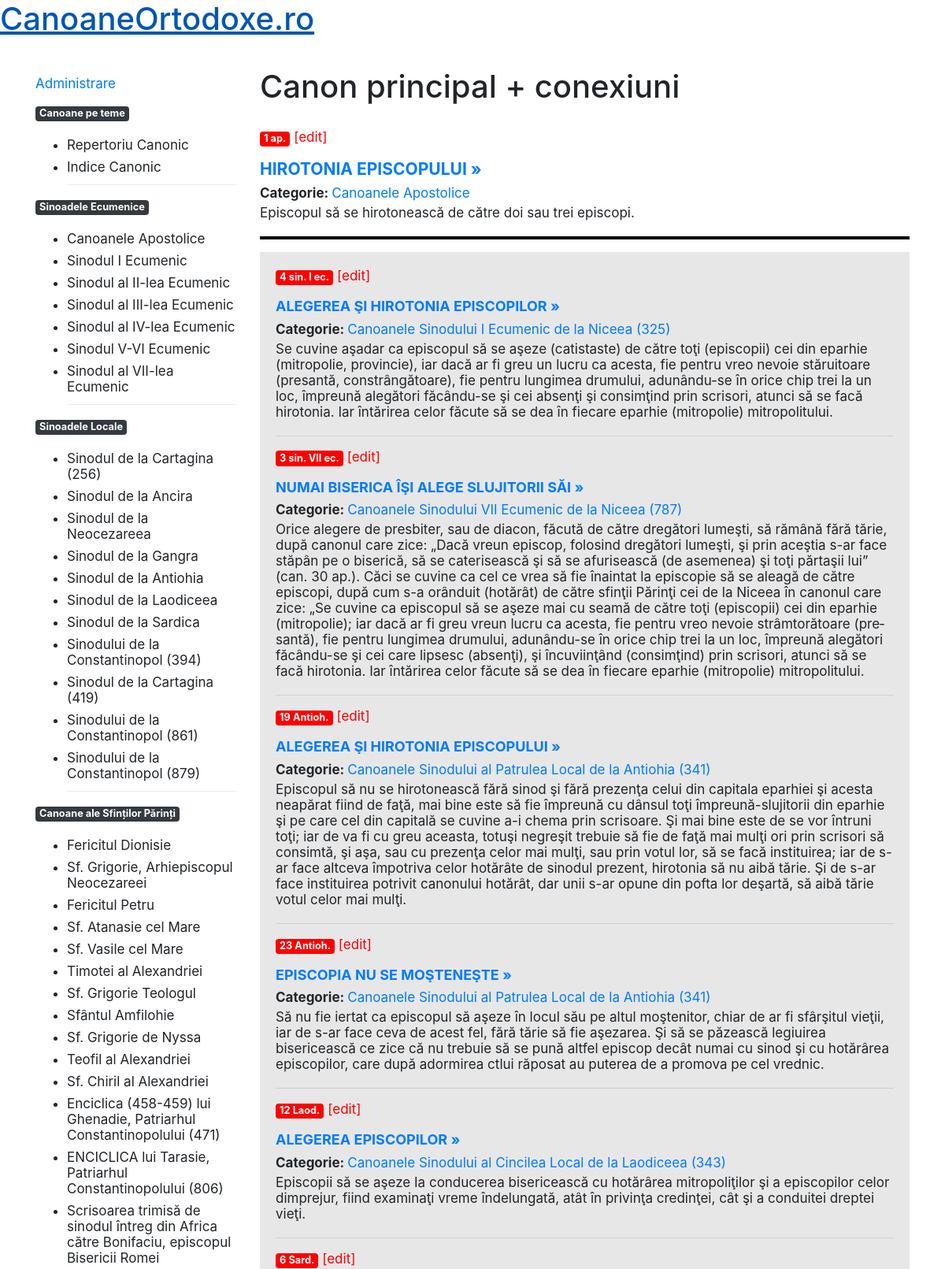
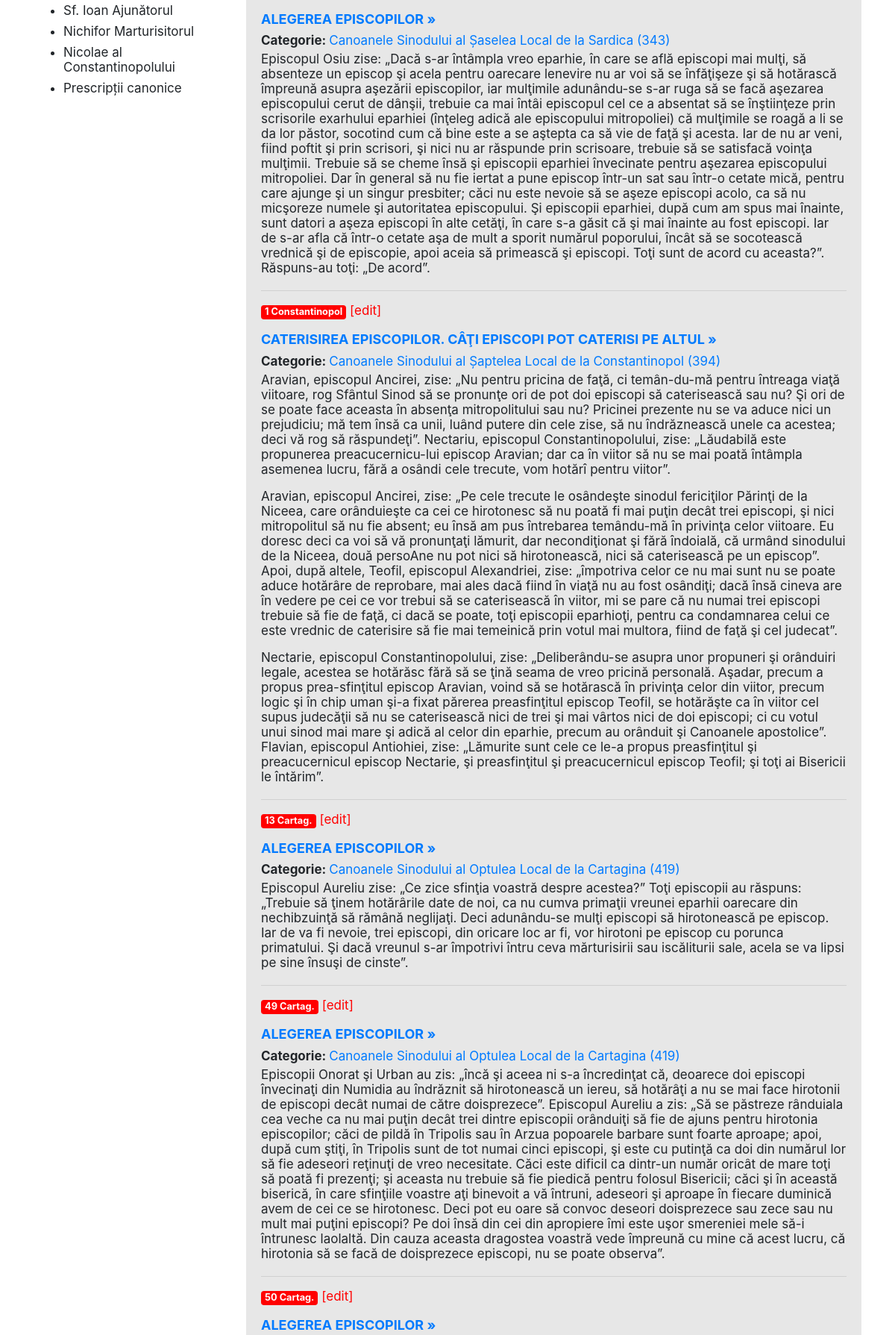
The app's page /grup.php?id=1&conex=89-282-382-386-400-454-470-483-519-520 (upper part) with its own data (2 pictures, top to bottom).
### tables this page shows
CREATE TABLE IF NOT EXISTS `canoane` (
  `id` int NOT NULL,
  `Nume` varchar(50) DEFAULT NULL,
  `DenumireExplicativa` varchar(143) DEFAULT NULL,
  `Continut` text,
  `id_titlu_capitol` int NOT NULL,
  `Pedeapsa` varchar(194) DEFAULT NULL,
  `Conexiuni` varchar(247) DEFAULT NULL,
  `Comentarii` varchar(238) DEFAULT NULL,
  `Talcuire` varchar(6) DEFAULT NULL,
  `Simfonie` varchar(8) DEFAULT NULL,
  PRIMARY KEY (`id`)
);

CREATE TABLE IF NOT EXISTS `titluri_capitole` (
  `id` int NOT NULL AUTO_INCREMENT,
  `titlu` varchar(300) NOT NULL,
  `slug` varchar(50) NOT NULL,
  `prescurtare` varchar(50) NOT NULL,
  `id_inceput` int NOT NULL,
  `id_sfarsit` int NOT NULL,
  PRIMARY KEY (`id`)
);

### functii.php (the view, shortened to what this page needs)
<?php
function replaceSpecialChars($string){
  $rem = array('ă', 'Ă', 'ş', 'Ş', 'ţ', 'Ţ', 'à', 'á', 'â', 'ã', 'ä', 'å', 'æ', 'ç', 'è', 'é', 'ê', 'ë', 'ð', 'ì', 'í', 'î', 'ï', 'ñ', 'ò', 'ó', 'ô', 'õ', 'ö', 'ø', '§', 'ù', 'ú', 'û', 'ü', 'ý', 'ÿ', 'À', 'Á', 'Â', 'Ã', 'Ä', 'Å', 'Æ', 'Ç', 'È', 'É', 'Ê', 'Ë', '€', 'Ð', 'Ì', 'Í', 'Î', 'Ï', 'Ñ', 'Ò', 'Ó', 'Ô', 'Õ', 'Ö', 'Ø', '§', 'Ù', 'Ú', 'Û', 'Ü', 'Ý', 'Ÿ',
'&agrave;', '&aacute;', '&acirc;', '&atilde;', '&auml;', '&aring;', '&aelig;', '&ccedil;', '&egrave;', '&eacute;', '&ecirc;', '&euml;', '&eth;', '&igrave;', '&iacute;', '&icirc;', '&iuml;', '&ntilde;', '&ograve;', '&oacute;', '&ocirc;', '&otilde;', '&ouml;', '&oslash;', '&sect;', '&ugrave;', '&uacute;', '&ucirc;', '&uuml;', '&yacute;', '&yuml;', '&Agrave;', '&Aacute;', '&Acirc;', '&Atilde;', '&Auml;', '&Aring;', '&AElig;', '&Ccedil;', '&Egrave;', '&Eacute;', '&Ecirc;', '&Euml;', '&euro;', '&ETH;', '&Igrave;', '&Iacute;', '&Icirc;', '&Iuml;', '&Ntilde;', '&Ograve;', '&Oacute;', '&Ocirc;', '&Otilde;', '&Ouml;', '&Oslash;', '&sect;', '&Ugrave;', '&Uacute;', '&Ucirc;', '&Uuml;', '&Yacute;', '&Yuml;');
  $add = array('a', 'A', 's', 'S', 't', 'T', 'a', 'a', 'a', 'a', 'a', 'a', 'ae', 'c', 'e', 'e', 'e', 'e', 'ed', 'i', 'i', 'i', 'i', 'n', 'o', 'o', 'o', 'o', 'o', 'o', 's', 'u', 'u', 'u', 'u', 'y', 'y', 'A', 'A', 'A', 'A', 'A', 'A', 'AE', 'C', 'E', 'E', 'E', 'E', 'EUR', 'ED', 'I', 'I', 'I', 'I', 'N', 'O', 'O', 'O', 'O', 'O', 'O', 'S', 'U', 'U', 'U', 'U', 'Y', 'Y',
'a', 'a', 'a', 'a', 'a', 'a', 'ae', 'c', 'e', 'e', 'e', 'e', 'ed', 'i', 'i', 'i', 'i', 'n', 'o', 'o', 'o', 'o', 'o', 'o', 's', 'u', 'u', 'u', 'u', 'y', 'y', 'A', 'A', 'A', 'A', 'A', 'A', 'AE', 'C', 'E', 'E', 'E', 'E', 'EUR', 'ED', 'I', 'I', 'I', 'I', 'N', 'O', 'O', 'O', 'O', 'O', 'O', 'S', 'U', 'U', 'U', 'U', 'Y', 'Y');
    return str_replace($rem, $add, $string);
}
function creare_url_din_titlu ($titlu_articol) {
  $titlu_articol = replaceSpecialChars ($titlu_articol);
  $caractere_select = ['.',',','?',';',':'];
  $caractere_elim = ['','','','',''];
  $titlu_articol = str_replace($caractere_select, $caractere_elim, $titlu_articol);
  $titlu_articol = explode (" ",$titlu_articol);
  $titlu_articol = implode ("-",$titlu_articol);
  $titlu_articol = str_replace(' ', '', $titlu_articol);
  $titlu_articol = strtolower($titlu_articol);
  return $titlu_articol;
}
function afiseaza_canon ($b) {
    global $conn;
    $sql_id="SELECT * FROM `canoane` WHERE `id`=$b";
    $rezultate2=mysqli_query($conn, $sql_id);
    while ($data = mysqli_fetch_assoc($rezultate2)){
        $sql_cap="
            SELECT titlu, slug, prescurtare, id_inceput, id_sfarsit
            FROM canoane
            LEFT JOIN titluri_capitole
            ON canoane.id_titlu_capitol = titluri_capitole.id
            WHERE canoane.id=$b";
        $sql_cap_rez=mysqli_query($conn, $sql_cap);
        while ($data2 = mysqli_fetch_assoc($sql_cap_rez)){
            $url_articol = creare_url_din_titlu ($data['DenumireExplicativa']);
            echo '<p><span class="badge badge-secondary">'.$data['Nume'] .' </span>' . ' <a style="color:red; text-align:right" href="http://localhost/canoane/admin/edit.php/?id=' . $b . '">[edit] </a></p>';
            echo '<h2 class="titlu_canon"><a href="http://localhost/canoane/page.php/'. $url_articol . '?id=' . $b . '">' .$data['DenumireExplicativa'] .' »</a></span></h2>';
            echo '<span class="bold">Categorie: </span><a href="http://localhost/canoane?nume=' . $data2['slug'] .'">'. $data2['titlu'] .'</a> <br>';
            echo '<div class="continut">'.$data['Continut'].'</div>';
        }
    }
}
?>

### header.php (shortened to what this page needs)
<?php
include "conexiune.php";
include "functii.php";
?>
<!DOCTYPE html>
<html lang="en">
<head>
    <link rel="stylesheet" href="https://stackpath.bootstrapcdn.com/bootstrap/4.5.2/css/bootstrap.min.css">
    <link rel="stylesheet" href="http://localhost/canoane/style.css">
</head>
<body>
<body>
<div id="wrapper">
<header>
    <h1><a href="http://localhost/canoane/index.php">CanoaneOrtodoxe.ro</a></h1>
</header>
<div class="container">
    <div class="row">
        <div class="col-3">
                <?php include "menu-principal.php";?>
        </div>
        <div class="col">

### menu-principal.php
<div class="menu-principal">
        <p><a href="http://localhost/canoane/admin/edit.php/hirotonia-episcopului?id=1">Administrare</a></p>
        <p class="badge badge-dark">Canoane pe teme</p>
            <ul>
                <a class="dropdown-item" href="http://localhost/canoane/repertoriu-canonic.php"><li>Repertoriu Canonic</li></a>
                <a class="dropdown-item" href="http://localhost/canoane/indice-canonic.php?litera=A"><li>Indice Canonic</li></a>
                <div class="dropdown-divider"></div>
            </ul>
        <p class="badge badge-dark">Sinoadele Ecumenice</p>
            <ul>
                <a class="dropdown-item" href="http://localhost/canoane?nume=apostolice"><li>Canoanele Apostolice</li></a>
                <a class="dropdown-item" href="http://localhost/canoane?nume=sinodul-1-ecumenic"><li>Sinodul I Ecumenic</li></a>
                <a class="dropdown-item" href="http://localhost/canoane?nume=sinodul-2-ecumenic"><li>Sinodul al II-lea Ecumenic</li></a>
                <a class="dropdown-item" href="http://localhost/canoane?nume=sinodul-3-ecumenic"><li>Sinodul al III-lea Ecumenic</li></a>
                <a class="dropdown-item" href="http://localhost/canoane?nume=sinodul-4-ecumenic"><li>Sinodul al IV-lea Ecumenic</li></a>
                <a class="dropdown-item" href="http://localhost/canoane?nume=sinodul-5-6-ecumenic"><li>Sinodul V-VI Ecumenic</li></a>
                <a class="dropdown-item" href="http://localhost/canoane?nume=sinodul-7-ecumenic"><li>Sinodul al VII-lea Ecumenic</li></a>
                <div class="dropdown-divider"></div>
            </ul>
        <p class="badge badge-dark">Sinoadele Locale</p>
        <ul>
            <a class="dropdown-item" href="http://localhost/canoane?nume=cartaginaciprian"><li> Sinodul de la Cartagina (256)</li></a>
            <a class="dropdown-item" href="http://localhost/canoane?nume=ancira"><li> Sinodul de la Ancira</li></a>
            <a class="dropdown-item" href="http://localhost/canoane?nume=neocezareea"><li> Sinodul de la Neocezareea</li></a>
            <a class="dropdown-item" href="http://localhost/canoane?nume=gangra"><li> Sinodul de la Gangra</li></a>
            <a class="dropdown-item" href="http://localhost/canoane?nume=antiohia"><li> Sinodul de la Antiohia</li></a>
            <a class="dropdown-item" href="http://localhost/canoane?nume=laodiceea"><li> Sinodul de la Laodiceea</li></a>
            <a class="dropdown-item" href="http://localhost/canoane?nume=sardica"><li> Sinodul de la Sardica</li></a>
            <a class="dropdown-item" href="http://localhost/canoane?nume=constantinopol-394"><li> Sinodului de la Constantinopol (394)</li></a>
            <a class="dropdown-item" href="http://localhost/canoane?nume=cartagina-419"><li> Sinodul de la Cartagina (419)</li></a>
            <a class="dropdown-item" href="http://localhost/canoane?nume=constantinopol-861"><li>Sinodului de la Constantinopol (861)</li></a>
            <a class="dropdown-item" href="http://localhost/canoane?nume=sofia"><li>Sinodului de la Constantinopol (879)</li></a>
            <div class="dropdown-divider"></div>
        </ul>
        <p class="badge badge-dark">Canoane ale Sfinților Părinți</p>
        <ul>
            <a class="dropdown-item" href="http://localhost/canoane?nume=fericitul-dionisie"><li> Fericitul Dionisie</li></a>
            <a class="dropdown-item" href="http://localhost/canoane?nume=sf-grigorie-neocezareea"><li> Sf. Grigorie, Arhiepiscopul Neocezareei</li></a>
            <a class="dropdown-item" href="http://localhost/canoane?nume=fericitul-petru"><li>Fericitul Petru </li></a>
            <a class="dropdown-item" href="http://localhost/canoane?nume=sf-atanasie-cel-mare"><li>Sf. Atanasie cel Mare</li></a>
            <a class="dropdown-item" href="http://localhost/canoane?nume=sf-vasile-cel-mare"><li>Sf. Vasile cel Mare</li></a>
            <a class="dropdown-item" href="http://localhost/canoane?nume=timotei-alexandria"><li>Timotei al Alexandriei</li></a>
            <a class="dropdown-item" href="http://localhost/canoane?nume=sf-grigorie-teologul"><li>Sf. Grigorie Teologul</li></a>
            <a class="dropdown-item" href="http://localhost/canoane?nume=sf-amfilohie"><li>Sfântul Amfilohie</li></a>
            <a class="dropdown-item" href="http://localhost/canoane?nume=sf-grigorie-nyssa"><li>Sf. Grigorie de Nyssa</li></a>
            <a class="dropdown-item" href="http://localhost/canoane?nume=teofil-alexandria"><li>Teofil al Alexandriei</li></a>
            <a class="dropdown-item" href="http://localhost/canoane?nume=sf-chiril-alexandria"><li>Sf. Chiril al Alexandriei</li></a>
            <a class="dropdown-item" href="http://localhost/canoane?nume=enciclica-ghenadie"><li>Enciclica (458-459) lui Ghenadie, Patriarhul Constantinopolului (471)</li></a>
            <a class="dropdown-item" href="http://localhost/canoane?nume=enciclica-tarasie"><li>ENCICLICA  lui Tarasie, Patriarhul Constantinopolului (806)</li></a>
            <a class="dropdown-item" href="http://localhost/canoane?nume=scrisoare-bonifaciu"><li>Scrisoarea trimisă de sinodul întreg din Africa către Bonifaciu, episcopul Bisericii Romei</li></a>
            <a class="dropdown-item" href="http://localhost/canoane?nume=sf-ioan-ajunatorul"><li>Sf. Ioan Ajunătorul</li></a>
            <a class="dropdown-item" href="http://localhost/canoane?nume=nichifor-marturisitorul"><li>Nichifor Marturisitorul</li></a>
            <a class="dropdown-item" href="http://localhost/canoane?nume=nicolae-constantinopol"><li>Nicolae al Constantinopolului</li></a>
            <a class="dropdown-item" href="http://localhost/canoane?nume=prescriptii-canonice"><li>Prescripții canonice</li></a>
        </ul>
</div>

### grup.php (shortened to what this page needs)
<?php
include "header.php";
if (isset($_GET['id'])) {
    $b = $_GET['id'];
} else {$b="";}
?>
<h1 class="titlu"> Canon principal + conexiuni </h1>
<?php
if ( isset($_GET['id']) && isset($_GET['conex']) ) {
    $iduri_secundare = $_GET['conex'];
    afiseaza_canon ($b);
    $iduri_secundare = explode ("-",$iduri_secundare);
    echo '<hr style="border:2px solid #000">
        <div class="iduri_secundare">';
    foreach ($iduri_secundare as $ids) {
        afiseaza_canon ($ids);
        echo "<hr>";
    }
    echo "</div>";
}
?>

### style.css (style rules this page uses)
body { font-size:17px;line-height:20px; }
#wrapper { width:1200px;margin:0 auto; }
.titlu { margin:30px 0; }
.menu-principal { margin-top:40px; }
.dropdown-item { padding: .25rem 0!important;white-space:normal; }
.titlu_canon { font-size: 21px;font-weight: bold; }
.bold { font-weight:700; }
.badge-secondary { background: red; }
.continut { margin:5px 0 20px 0; }
.iduri_secundare { background:#e7e7e7; padding:20px; }
.iduri_secundare .titlu_canon { font-size:18px; }

### records on screen
canoane: Nume "1 ap.", DenumireExplicativa "HIROTONIA EPISCOPULUI", Continut "Episcopul să se hirotonească de către doi sau trei episcopi."
titluri_capitole: titlu "Canoanele Apostolice"
canoane: Nume "4 sin. I ec.", DenumireExplicativa "ALEGEREA ŞI HIROTONIA EPISCOPILOR", Continut "Se cuvine aşadar ca episcopul să se aşeze (catistaste) de către toţi (epis­copii) cei din eparhie (mitropolie, provincie), iar dacă ar fi greu un lucru ca acesta, fie pentru vreo nevoie stăruitoare (presantă, constrângătoare), fie pentru lungimea drumului, adunându-se în orice chip trei la un loc, îm­preună alegători făcându-se şi cei absenţi şi consimţind prin scrisori, atunci să se facă hirotonia. Iar întărirea celor făcute să se dea în fiecare eparhie (mitropolie) mitropolitului."
titluri_capitole: titlu "Canoanele Sinodului I Ecumenic de la Niceea (325)"
canoane: Nume "3 sin. VII ec.", DenumireExplicativa "NUMAI BISERICA ÎŞI ALEGE SLUJITORII SĂI", Continut "Orice alegere de presbiter, sau de diacon, făcută de către dregători lumeşti, să rămână fără tărie, după canonul care zice: „Dacă vreun epis­cop, folosind dregători lumeşti, şi prin aceştia s-ar face stăpân pe o biseri­că, să se caterisească şi să se afurisească (de asemenea) şi toţi părtaşii lui” (can. 30 ap.). Căci se cuvine ca cel ce vrea să fie înaintat la episcopie să se aleagă de către episcopi, după cum s-a orânduit (hotărât) de către sfinţii Părinţi cei de la Niceea în canonul care zice: „Se cuvine ca episcopul să se aşeze mai cu seamă de către toţi (episcopii) cei din eparhie (mitropolie); iar dacă ar fi greu vreun lucru ca acesta, fie pentru vreo nevoie strâmtorătoare (pre­santă),…"
titluri_capitole: titlu "Canoanele Sinodului VII Ecumenic de la Niceea (787)"
canoane: Nume "19 Antioh.", DenumireExplicativa "ALEGEREA ŞI HIROTONIA EPISCOPULUI", Continut "Episcopul să nu se hirotonească fără sinod şi fără prezenţa celui din capitala eparhiei şi acesta neapărat fiind de faţă, mai bine este să fie îm­preună cu dânsul toţi împreună-slujitorii din eparhie şi pe care cel din ca­pitală se cuvine a-i chema prin scrisoare. Şi mai bine este de se vor întruni toţi; iar de va fi cu greu aceasta, totuşi negreşit trebuie să fie de faţă mai mulţi ori prin scrisori să consimtă, şi aşa, sau cu prezenţa celor mai mulţi, sau prin votul lor, să se facă instituirea; iar de s-ar face altceva împotriva celor hotărâte de sinodul prezent, hirotonia să nu aibă tărie. Şi de s-ar face instituirea potrivit canonului hotărât, dar unii s-ar opune din pofta lor deşartă,…"
titluri_capitole: titlu "Canoanele Sinodului al Patrulea Local de la Antiohia (341)"
canoane: Nume "23 Antioh.", DenumireExplicativa "EPISCOPIA NU SE MOŞTENEŞTE", Continut "Să nu fie iertat ca episcopul să aşeze în locul său pe altul moştenitor, chiar de ar fi sfârşitul vieţii, iar de s-ar face ceva de acest fel, fără tărie să fie aşezarea. Şi să se păzească legiuirea bisericească ce zice că nu trebuie să se pună altfel episcop decât numai cu sinod şi cu hotărârea episcopilor, care după adormirea ctlui răposat au puterea de a promova pe cel vrednic."
canoane: Nume "12 Laod.", DenumireExplicativa "ALEGEREA EPISCOPILOR", Continut "Episcopii să se aşeze Ia conducerea bisericească cu hotărârea mitropoliţilor şi a episcopilor celor dimprejur, fiind examinaţi vreme în­delungată, atât în privinţa credinţei, cât şi a conduitei dreptei vieţi."
titluri_capitole: titlu "Canoanele Sinodului al Cincilea Local de la Laodiceea (343)"
canoane: Nume "6 Sard.", DenumireExplicativa "ALEGEREA EPISCOPILOR", Continut "Episcopul Osiu zise: „Dacă s-ar întâmpla vreo eparhie, în care se află episcopi mai mulţi, să absenteze un episcop şi acela pentru oarecare lenevire nu ar voi să se înfăţişeze şi să hotărască împreună asupra aşezării episcopilor, iar mulţimile adunându-se s-ar ruga să se facă aşe­zarea episcopului cerut de dânşii, trebuie ca mai întâi episcopul cel ce a absentat să se înştiinţeze prin scrisorile exarhului eparhiei (înţeleg adică ale episcopului mitropoliei) că mulţimile se roagă a li se da lor păstor, so­cotind cum că bine este a se aştepta ca să vie de faţă şi acesta. Iar de nu ar veni, fiind poftit şi prin scrisori, şi nici nu ar răspunde prin scrisoare, tre­buie să se satisfacă voinţa…"
titluri_capitole: titlu "Canoanele Sinodului al Șaselea Local de la Sardica (343)"
canoane: Nume "1 Constantinopol", DenumireExplicativa "CATERISIREA EPISCOPILOR. CÂŢI EPISCOPI POT CATERISI PE ALTUL", Continut "Aravian, episcopul Ancirei, zise: „Nu pentru pricina de faţă, ci temân-du-mă pentru întreaga viaţă viitoare, rog Sfântul Sinod să se pronunţe ori de pot doi episcopi să caterisească sau nu? Şi ori de se poate face aceasta în absenţa mitropolitului sau nu? Pricinei prezente nu se va aduce nici un prejudiciu; mă tem însă ca unii, luând putere din cele zise, să nu în­drăznească unele ca acestea; deci vă rog să răspundeţi”. Nectariu, episco­pul Constantinopolului, zise: „Lăudabilă este propunerea preacucernicu-lui episcop Aravian; dar ca în viitor să nu se mai poată întâmpla aseme­nea lucru, fără a osândi cele trecute, vom hotărî pentru viitor”. Aravian, episcopul Ancirei, zise: „Pe cele…"
titluri_capitole: titlu "Canoanele Sinodului al Șaptelea Local de la Constantinopol (394)"
canoane: Nume "13 Cartag.", DenumireExplicativa "ALEGEREA EPISCOPILOR", Continut "Episcopul Aureliu zise: „Ce zice sfinţia voastră despre acestea?” Toţi episcopii au răspuns: „Trebuie să ţinem hotărârile date de noi, ca nu cumva primaţii vreunei eparhii oarecare din nechibzuinţă să rămână neglijaţi. Deci adunându-se mulţi episcopi să hirotonească pe episcop. Iar de va fi nevoie, trei episcopi, din oricare loc ar fi, vor hirotoni pe episcop cu porunca primatului. Şi dacă vreunul s-ar împotrivi întru ceva mărtur­isirii sau iscăliturii sale, acela se va lipsi pe sine însuşi de cinste”."
titluri_capitole: titlu "Canoanele Sinodului al Optulea Local de la Cartagina (419)"
canoane: Nume "49 Cartag.", DenumireExplicativa "ALEGEREA EPISCOPILOR", Continut "Episcopii Onorat şi Urban au zis: „încă şi aceea ni s-a încredinţat că, deoarece doi episcopi învecinaţi din Numidia au îndrăznit să hirotonească un iereu, să hotărâţi a nu se mai face hirotonii de episcopi decât numai de către doisprezece”. Episcopul Aureliu a zis: „Să se păstreze rânduiala cea veche ca nu mai puţin decât trei dintre episcopii orânduiţi să fie de ajuns pentru hirotonia episcopilor; căci de pildă în Tripolis sau în Arzua po­poarele barbare sunt foarte aproape; apoi, după cum ştiţi, în Tripolis sunt de tot numai cinci episcopi, şi este cu putinţă ca doi din numărul lor să fie adeseori reţinuţi de vreo necesitate. Căci este dificil ca dintr-un număr oricât de mare toţi să…"
canoane: Nume "50 Cartag.", DenumireExplicativa "ALEGEREA EPISCOPILOR"
